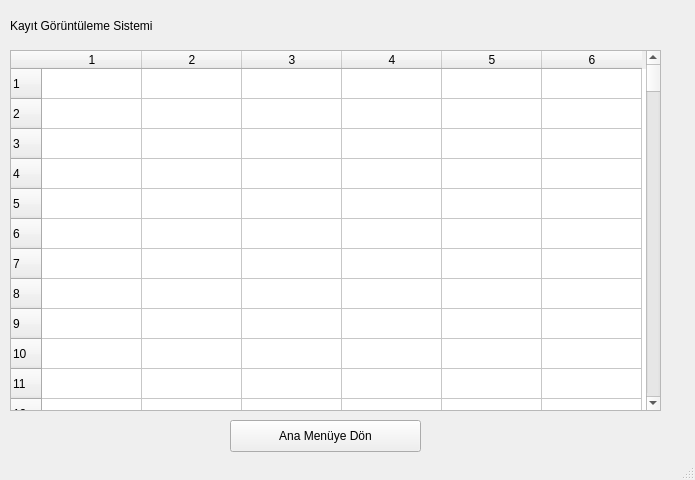
<?xml version="1.0" encoding="UTF-8"?>
<ui version="4.0">
 <class>WindowGoruntule</class>
 <widget class="QMainWindow" name="WindowGoruntule">
  <property name="geometry">
   <rect>
    <x>0</x>
    <y>0</y>
    <width>695</width>
    <height>480</height>
   </rect>
  </property>
  <property name="windowTitle">
   <string>MainWindow</string>
  </property>
  <widget class="QWidget" name="centralwidget">
   <widget class="QLabel" name="label">
    <property name="geometry">
     <rect>
      <x>10</x>
      <y>10</y>
      <width>341</width>
      <height>31</height>
     </rect>
    </property>
    <property name="styleSheet">
     <string notr="true">font: 30pt &quot;.AppleSystemUIFont&quot;;</string>
    </property>
    <property name="text">
     <string>Kayıt Görüntüleme Sistemi</string>
    </property>
   </widget>
   <widget class="QTableWidget" name="tableWidget">
    <property name="geometry">
     <rect>
      <x>10</x>
      <y>50</y>
      <width>651</width>
      <height>361</height>
     </rect>
    </property>
    <property name="rowCount">
     <number>1000</number>
    </property>
    <property name="columnCount">
     <number>6</number>
    </property>
    <row/>
    <row/>
    <row/>
    <row/>
    <row/>
    <row/>
    <row/>
    <row/>
    <row/>
    <row/>
    <row/>
    <row/>
    <row/>
    <row/>
    <row/>
    <row/>
    <row/>
    <row/>
    <row/>
    <row/>
    <row/>
    <row/>
    <row/>
    <row/>
    <row/>
    <row/>
    <row/>
    <row/>
    <row/>
    <row/>
    <row/>
    <row/>
    <row/>
    <row/>
    <row/>
    <row/>
    <row/>
    <row/>
    <row/>
    <row/>
    <row/>
    <row/>
    <row/>
    <row/>
    <row/>
    <row/>
    <row/>
    <row/>
    <row/>
    <row/>
    <row/>
    <row/>
    <row/>
    <row/>
    <row/>
    <row/>
    <row/>
    <row/>
    <row/>
    <row/>
    <row/>
    <row/>
    <row/>
    <row/>
    <row/>
    <row/>
    <row/>
    <row/>
    <row/>
    <row/>
    <row/>
    <row/>
    <row/>
    <row/>
    <row/>
    <row/>
    <row/>
    <row/>
    <row/>
    <row/>
    <row/>
    <row/>
    <row/>
    <row/>
    <row/>
    <row/>
    <row/>
    <row/>
    <row/>
    <row/>
    <row/>
    <row/>
    <row/>
    <row/>
    <row/>
    <row/>
    <row/>
    <row/>
    <row/>
    <row/>
    <row/>
    <row/>
    <row/>
    <row/>
    <row/>
    <row/>
    <row/>
    <row/>
    <row/>
    <row/>
    <row/>
    <row/>
    <row/>
    <row/>
    <row/>
    <row/>
    <row/>
    <row/>
    <row/>
    <row/>
    <row/>
    <row/>
    <row/>
    <row/>
    <row/>
    <row/>
    <row/>
    <row/>
    <row/>
    <row/>
    <row/>
    <row/>
    <row/>
    <row/>
    <row/>
    <row/>
    <row/>
    <row/>
    <row/>
    <row/>
    <row/>
    <row/>
    <row/>
    <row/>
    <row/>
    <row/>
    <row/>
    <row/>
    <row/>
    <row/>
    <row/>
    <row/>
    <row/>
    <row/>
    <row/>
    <row/>
    <row/>
    <row/>
    <row/>
    <row/>
    <row/>
    <row/>
    <row/>
    <row/>
    <row/>
    <row/>
    <row/>
    <row/>
    <row/>
    <row/>
    <row/>
    <row/>
    <row/>
    <row/>
    <row/>
    <row/>
    <row/>
    <row/>
    <row/>
    <row/>
    <row/>
    <row/>
    <row/>
    <row/>
    <row/>
    <row/>
    <row/>
    <row/>
    <row/>
    <row/>
    <row/>
    <row/>
    <row/>
    <row/>
    <row/>
    <row/>
    <row/>
    <row/>
    <row/>
    <row/>
    <row/>
    <row/>
    <row/>
    <row/>
    <row/>
    <row/>
    <row/>
    <row/>
    <row/>
    <row/>
    <row/>
    <row/>
    <row/>
    <row/>
    <row/>
    <row/>
    <row/>
    <row/>
    <row/>
    <row/>
    <row/>
    <row/>
    <row/>
    <row/>
    <row/>
    <row/>
    <row/>
    <row/>
    <row/>
    <row/>
    <row/>
    <row/>
    <row/>
    <row/>
    <row/>
    <row/>
    <row/>
    <row/>
    <row/>
    <row/>
    <row/>
    <row/>
    <row/>
    <row/>
    <row/>
    <row/>
    <row/>
    <row/>
    <row/>
    <row/>
    <row/>
    <row/>
    <row/>
    <row/>
    <row/>
    <row/>
    <row/>
    <row/>
    <row/>
    <row/>
    <row/>
    <row/>
    <row/>
    <row/>
    <row/>
    <row/>
    <row/>
    <row/>
    <row/>
    <row/>
    <row/>
    <row/>
    <row/>
    <row/>
    <row/>
    <row/>
    <row/>
    <row/>
    <row/>
    <row/>
    <row/>
    <row/>
    <row/>
    <row/>
    <row/>
    <row/>
    <row/>
    <row/>
    <row/>
    <row/>
    <row/>
    <row/>
    <row/>
    <row/>
    <row/>
    <row/>
    <row/>
    <row/>
    <row/>
    <row/>
    <row/>
    <row/>
    <row/>
    <row/>
    <row/>
    <row/>
    <row/>
    <row/>
    <row/>
    <row/>
    <row/>
    <row/>
    <row/>
    <row/>
    <row/>
    <row/>
    <row/>
    <row/>
    <row/>
    <row/>
    <row/>
    <row/>
    <row/>
    <row/>
    <row/>
    <row/>
    <row/>
    <row/>
    <row/>
    <row/>
    <row/>
    <row/>
    <row/>
    <row/>
    <row/>
    <row/>
    <row/>
    <row/>
    <row/>
    <row/>
    <row/>
    <row/>
    <row/>
    <row/>
    <row/>
    <row/>
    <row/>
    <row/>
    <row/>
    <row/>
    <row/>
    <row/>
    <row/>
    <row/>
    <row/>
    <row/>
    <row/>
    <row/>
    <row/>
    <row/>
    <row/>
    <row/>
    <row/>
    <row/>
    <row/>
    <row/>
    <row/>
    <row/>
    <row/>
    <row/>
    <row/>
    <row/>
    <row/>
    <row/>
    <row/>
    <row/>
    <row/>
    <row/>
    <row/>
    <row/>
    <row/>
    <row/>
    <row/>
    <row/>
    <row/>
    <row/>
    <row/>
    <row/>
    <row/>
    <row/>
    <row/>
    <row/>
    <row/>
    <row/>
    <row/>
    <row/>
    <row/>
    <row/>
    <row/>
    <row/>
    <row/>
    <row/>
    <row/>
    <row/>
    <row/>
    <row/>
    <row/>
    <row/>
    <row/>
    <row/>
    <row/>
    <row/>
    <row/>
    <row/>
    <row/>
    <row/>
    <row/>
    <row/>
    <row/>
    <row/>
    <row/>
    <row/>
    <row/>
    <row/>
    <row/>
    <row/>
    <row/>
    <row/>
    <row/>
    <row/>
    <row/>
    <row/>
    <row/>
    <row/>
    <row/>
    <row/>
    <row/>
    <row/>
    <row/>
    <row/>
    <row/>
    <row/>
    <row/>
    <row/>
    <row/>
    <row/>
    <row/>
    <row/>
    <row/>
    <row/>
    <row/>
    <row/>
    <row/>
    <row/>
    <row/>
    <row/>
    <row/>
    <row/>
    <row/>
    <row/>
    <row/>
    <row/>
    <row/>
    <row/>
    <row/>
    <row/>
    <row/>
    <row/>
    <row/>
    <row/>
    <row/>
    <row/>
    <row/>
    <row/>
    <row/>
    <row/>
    <row/>
    <row/>
    <row/>
    <row/>
    <row/>
    <row/>
    <row/>
    <row/>
    <row/>
    <row/>
    <row/>
    <row/>
    <row/>
    <row/>
    <row/>
    <row/>
    <row/>
    <row/>
    <row/>
    <row/>
    <row/>
    <row/>
    <row/>
    <row/>
    <row/>
    <row/>
    <row/>
    <row/>
    <row/>
    <row/>
    <row/>
    <row/>
    <row/>
    <row/>
    <row/>
    <row/>
    <row/>
    <row/>
    <row/>
    <row/>
    <row/>
    <row/>
    <row/>
    <row/>
    <row/>
    <row/>
    <row/>
    <row/>
    <row/>
    <row/>
    <row/>
    <row/>
    <row/>
    <row/>
    <row/>
    <row/>
    <row/>
    <row/>
    <row/>
    <row/>
    <row/>
    <row/>
    <row/>
    <row/>
    <row/>
    <row/>
    <row/>
    <row/>
    <row/>
    <row/>
    <row/>
    <row/>
    <row/>
    <row/>
    <row/>
    <row/>
    <row/>
    <row/>
    <row/>
    <row/>
    <row/>
    <row/>
    <row/>
    <row/>
    <row/>
    <row/>
    <row/>
    <row/>
    <row/>
    <row/>
    <row/>
    <row/>
    <row/>
    <row/>
    <row/>
    <row/>
    <row/>
    <row/>
    <row/>
    <row/>
    <row/>
    <row/>
    <row/>
    <row/>
    <row/>
    <row/>
    <row/>
    <row/>
    <row/>
    <row/>
    <row/>
    <row/>
    <row/>
    <row/>
    <row/>
    <row/>
    <row/>
    <row/>
    <row/>
    <row/>
    <row/>
    <row/>
    <row/>
    <row/>
    <row/>
    <row/>
    <row/>
    <row/>
    <row/>
    <row/>
    <row/>
    <row/>
    <row/>
    <row/>
    <row/>
    <row/>
    <row/>
    <row/>
    <row/>
    <row/>
    <row/>
    <row/>
    <row/>
    <row/>
    <row/>
    <row/>
    <row/>
    <row/>
    <row/>
    <row/>
    <row/>
    <row/>
    <row/>
    <row/>
    <row/>
    <row/>
    <row/>
    <row/>
    <row/>
    <row/>
    <row/>
    <row/>
    <row/>
    <row/>
    <row/>
    <row/>
    <row/>
    <row/>
    <row/>
    <row/>
    <row/>
    <row/>
    <row/>
    <row/>
    <row/>
    <row/>
    <row/>
    <row/>
    <row/>
    <row/>
    <row/>
    <row/>
    <row/>
    <row/>
    <row/>
    <row/>
    <row/>
    <row/>
    <row/>
    <row/>
    <row/>
    <row/>
    <row/>
    <row/>
    <row/>
    <row/>
    <row/>
    <row/>
    <row/>
    <row/>
    <row/>
    <row/>
    <row/>
    <row/>
    <row/>
    <row/>
    <row/>
    <row/>
    <row/>
    <row/>
    <row/>
    <row/>
    <row/>
    <row/>
    <row/>
    <row/>
    <row/>
    <row/>
    <row/>
    <row/>
    <row/>
    <row/>
    <row/>
    <row/>
    <row/>
    <row/>
    <row/>
    <row/>
    <row/>
    <row/>
    <row/>
    <row/>
    <row/>
    <row/>
    <row/>
    <row/>
    <row/>
    <row/>
    <row/>
    <row/>
    <row/>
    <row/>
    <row/>
    <row/>
    <row/>
    <row/>
    <row/>
    <row/>
    <row/>
    <row/>
    <row/>
    <row/>
    <row/>
    <row/>
    <row/>
    <row/>
    <row/>
    <row/>
    <row/>
    <row/>
    <row/>
    <row/>
    <row/>
    <row/>
    <row/>
    <row/>
    <row/>
    <row/>
    <row/>
    <row/>
    <row/>
    <row/>
    <row/>
    <row/>
    <row/>
    <row/>
    <row/>
    <row/>
    <row/>
    <row/>
    <row/>
    <row/>
    <row/>
    <row/>
    <row/>
    <row/>
    <row/>
    <row/>
    <row/>
    <row/>
    <row/>
    <row/>
    <row/>
    <row/>
    <row/>
    <row/>
    <row/>
    <row/>
    <row/>
    <row/>
    <row/>
    <row/>
    <row/>
    <row/>
    <row/>
    <row/>
    <row/>
    <row/>
    <row/>
    <row/>
    <row/>
    <row/>
    <row/>
    <row/>
    <row/>
    <row/>
    <row/>
    <row/>
    <row/>
    <row/>
    <row/>
    <row/>
    <row/>
    <row/>
    <row/>
    <row/>
    <row/>
    <row/>
    <row/>
    <row/>
    <row/>
    <row/>
    <row/>
    <row/>
    <row/>
    <row/>
    <row/>
    <row/>
    <row/>
    <row/>
    <row/>
    <row/>
    <row/>
    <row/>
    <row/>
    <row/>
    <row/>
    <row/>
    <row/>
    <row/>
    <row/>
    <row/>
    <row/>
    <row/>
    <row/>
    <row/>
    <row/>
    <row/>
    <row/>
    <row/>
    <row/>
    <row/>
    <row/>
    <row/>
    <row/>
    <row/>
    <row/>
    <row/>
    <row/>
    <row/>
    <row/>
    <row/>
    <row/>
    <row/>
    <row/>
    <row/>
    <row/>
    <row/>
    <row/>
    <row/>
    <row/>
    <row/>
    <row/>
    <row/>
    <row/>
    <row/>
    <row/>
    <row/>
    <row/>
    <row/>
    <row/>
    <row/>
    <row/>
    <row/>
    <row/>
    <row/>
    <row/>
    <row/>
    <row/>
    <row/>
    <row/>
    <row/>
    <row/>
    <row/>
    <row/>
    <row/>
    <row/>
    <row/>
    <row/>
    <row/>
    <row/>
    <row/>
    <row/>
    <row/>
    <row/>
    <row/>
    <row/>
    <row/>
    <row/>
    <row/>
    <row/>
    <row/>
    <row/>
    <row/>
    <row/>
    <row/>
    <row/>
    <row/>
    <row/>
    <row/>
    <row/>
    <row/>
    <row/>
    <row/>
    <row/>
    <row/>
    <row/>
    <row/>
    <row/>
    <row/>
    <row/>
    <row/>
    <row/>
    <row/>
    <row/>
    <row/>
    <row/>
    <row/>
    <row/>
    <row/>
    <row/>
    <row/>
    <row/>
    <row/>
    <row/>
    <row/>
    <row/>
    <row/>
    <row/>
    <row/>
    <row/>
    <row/>
    <row/>
    <row/>
    <row/>
    <row/>
    <row/>
    <row/>
    <row/>
    <row/>
    <row/>
    <row/>
    <row/>
    <row/>
    <row/>
    <row/>
    <row/>
    <row/>
    <row/>
    <row/>
    <row/>
    <row/>
    <row/>
    <row/>
    <row/>
    <row/>
    <row/>
    <row/>
    <row/>
    <row/>
    <row/>
    <row/>
    <row/>
    <row/>
    <row/>
    <row/>
    <row/>
    <row/>
    <row/>
    <row/>
    <row/>
    <row/>
    <row/>
    <row/>
    <row/>
    <row/>
    <row/>
    <row/>
    <row/>
    <row/>
    <row/>
    <row/>
    <row/>
    <row/>
    <row/>
    <row/>
    <row/>
    <row/>
    <row/>
    <row/>
    <row/>
    <row/>
    <row/>
    <row/>
    <column/>
    <column/>
    <column/>
    <column/>
    <column/>
    <column/>
   </widget>
   <widget class="QPushButton" name="pushButton">
    <property name="geometry">
     <rect>
      <x>230</x>
      <y>420</y>
      <width>191</width>
      <height>32</height>
     </rect>
    </property>
    <property name="styleSheet">
     <string notr="true">font: 18pt &quot;.AppleSystemUIFont&quot;;</string>
    </property>
    <property name="text">
     <string>Ana Menüye Dön</string>
    </property>
   </widget>
  </widget>
  <widget class="QStatusBar" name="statusbar"/>
 </widget>
 <resources/>
 <connections/>
</ui>
